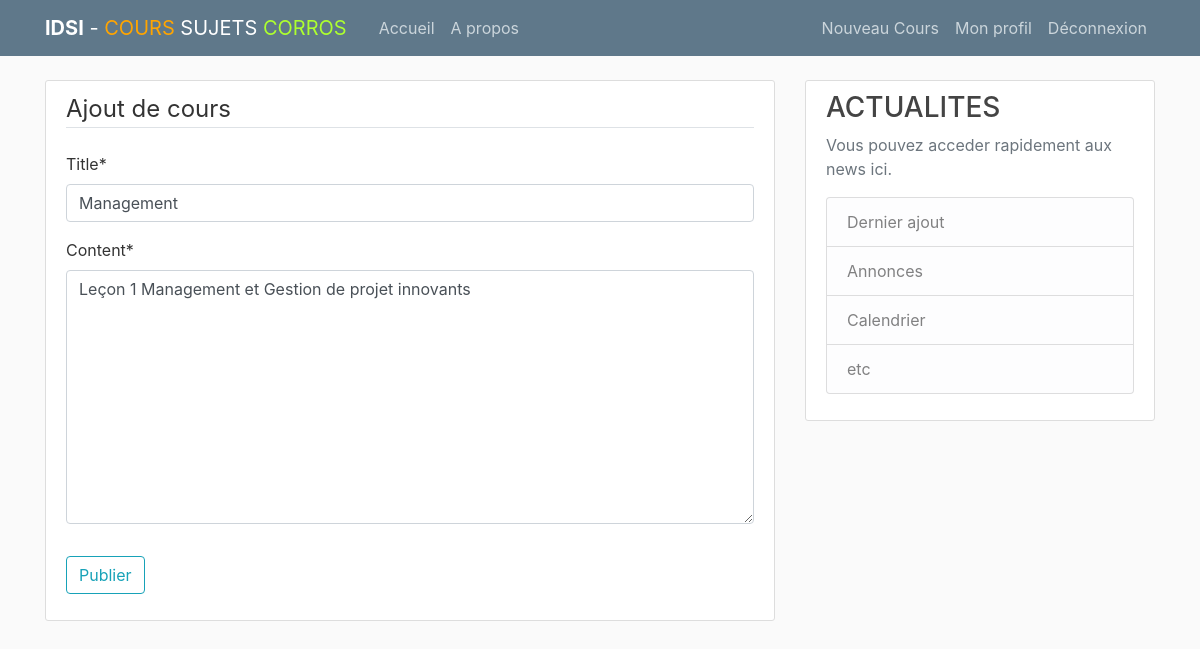
Page /idsi/post/5/update/ (signed in) on the committed database.
### idsi/models.py (models this page shows, shortened)
class Post(models.Model):
    title = models.CharField(max_length=100)
    content = models.TextField()
    date_posted = models.DateTimeField(default=timezone.now)
    author = models.ForeignKey(User, on_delete=models.CASCADE)

### idsi/views.py (the view, shortened to what this page needs)
# urls.py: path('post/<int:pk>/update/', PostUpdateView.as_view(template_name='post_form.html'), name='post-update'),
class PostUpdateView(LoginRequiredMixin, UserPassesTestMixin, UpdateView):
    model = Post
    fields = ['title', 'content']
    def test_func(self):
        post = self.get_object()
        if self.request.user == post.author:
            return True
        return False

### idsi/templates/post_form.html (shortened to what this page needs)
{% extends "base.html" %}
{% load crispy_forms_tags %}
{% block content %}
    <div class="content-section">
        <form method="POST">
            <fieldset class="form-group">
                <legend class="border-bottom mb-4">Ajout de cours</legend>
                {{ form|crispy }}
            </fieldset>
            <div class="form-group">
                <button class="btn btn-outline-info" type="submit">Publier</button>
            </div>
        </form>
    </div>
{% endblock content %}

### idsi/static/main.css (style rules this page uses)
body { background: #fafafa; color: #333333; margin-top: 5rem; }
.content-section { background: #ffffff; padding: 10px 20px; border: 1px solid #dddddd; border-radius: 3px; margin-bottom: 20px; }

### rows in the picture
Post: title "Management", content "Leçon 1 Management et Gestion de projet innovants"
